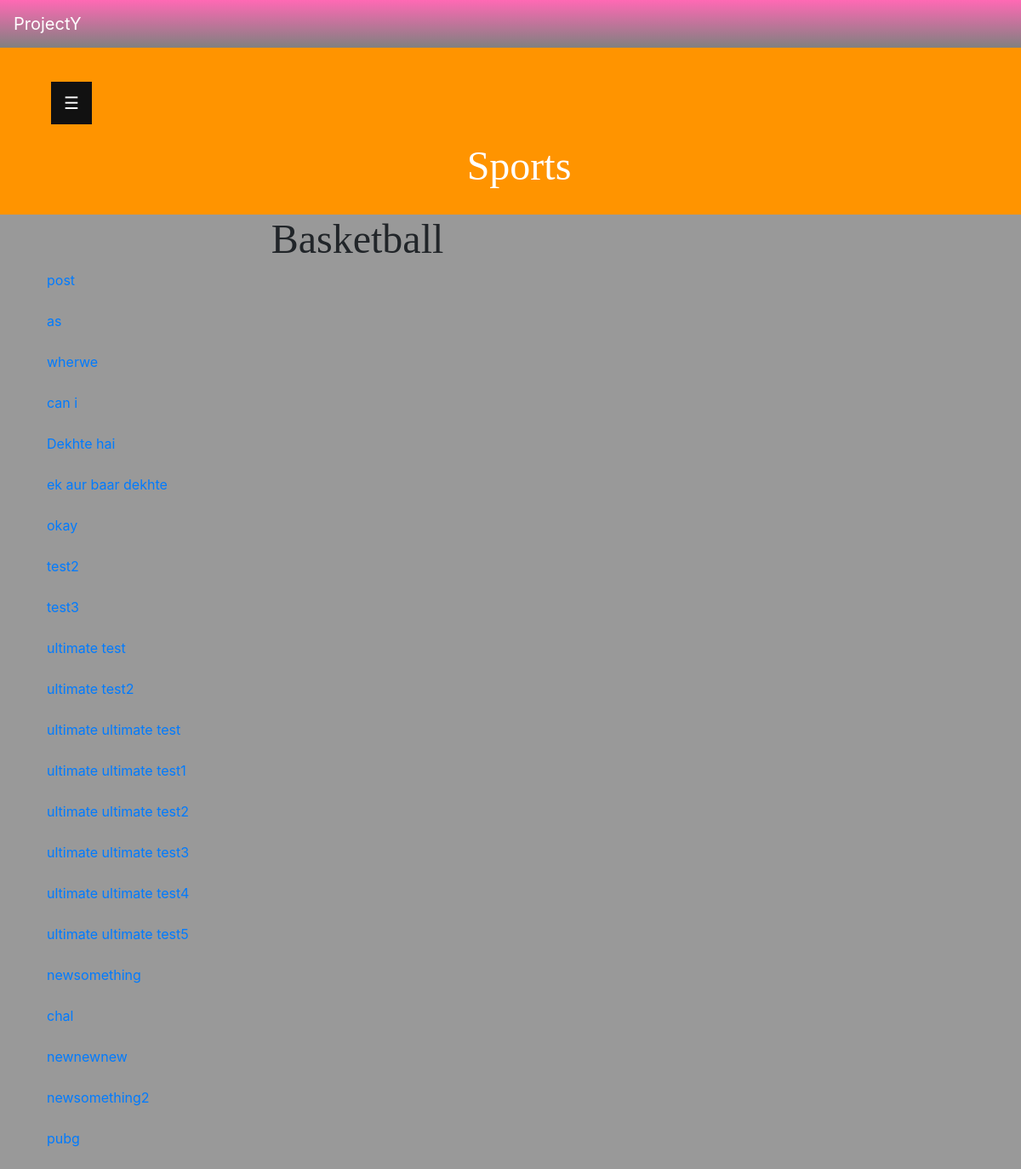
Page /basketball on the earlier database version.
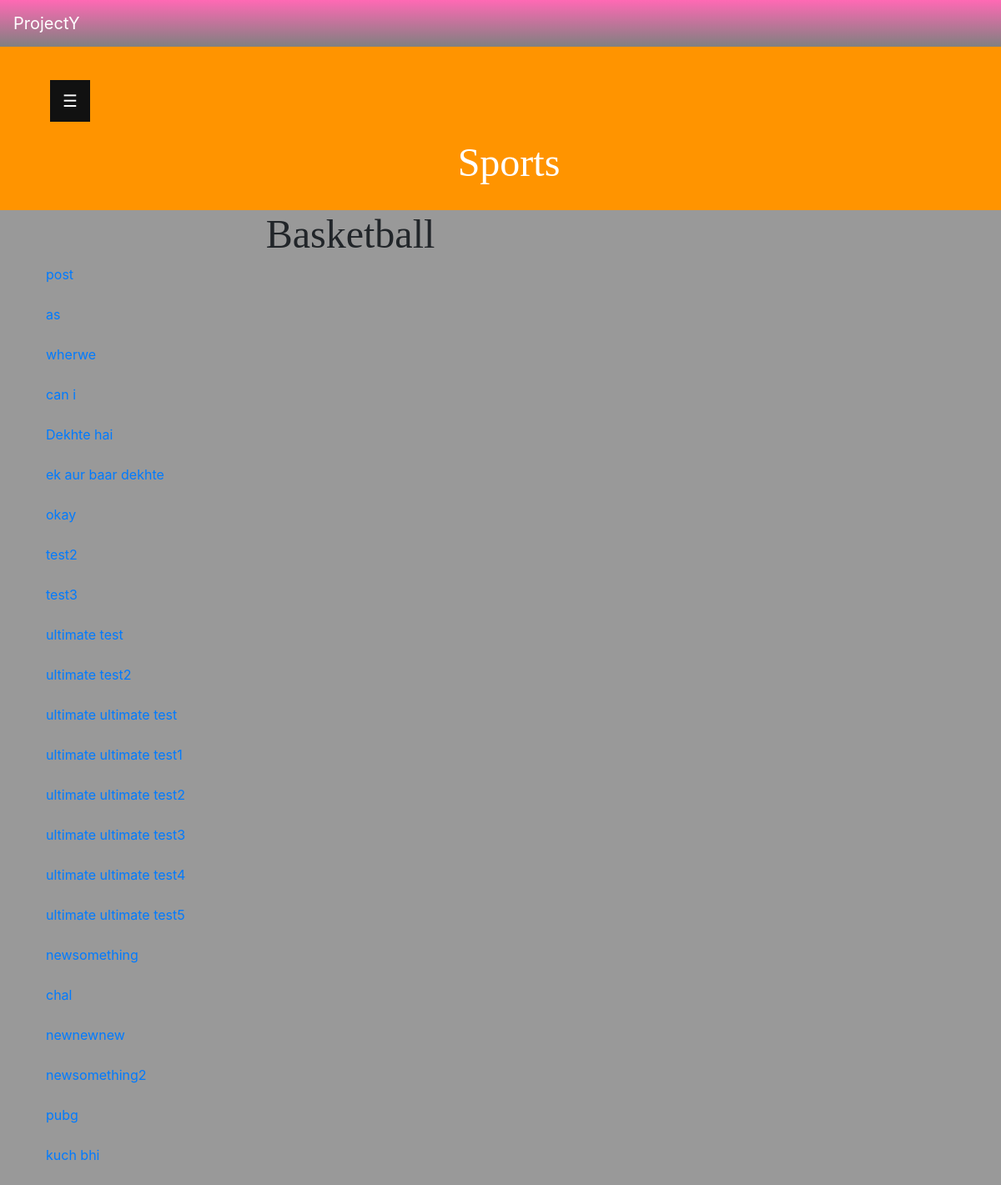
Same page on the later database version.
### app1/models.py (models this page shows, shortened)
class Post(models.Model):
    user= models.CharField(max_length=100)
    title= models.CharField(max_length=100)
    location = models.CharField(max_length=100, default='online')
    content= models.TextField()
    category = models.CharField(max_length=30, default='others')
    url= models.SlugField(max_length=100, unique=False, blank=True, editable=False)

### app1/views.py (the view)
# urls.py: path('basketball', basketball_view, name='basketball'),
def basketball_view(request):
    allposts= Post.objects.all()
    context= {'allposts': allposts,
              }
    return render(request, 'basketball.html', context)

### Templates/basketball.html
{% extends 'base.html' %}
{% block content%}
<h1>Basketball</h1>
{% for post in allposts %}
<a href='/posts/{{ post.url }}/'>{{ post.title }} </a>
<br><br>
{% endfor %}
{%endblock%}

Differences in the rows shown:
added Post: title "kuch bhi"
